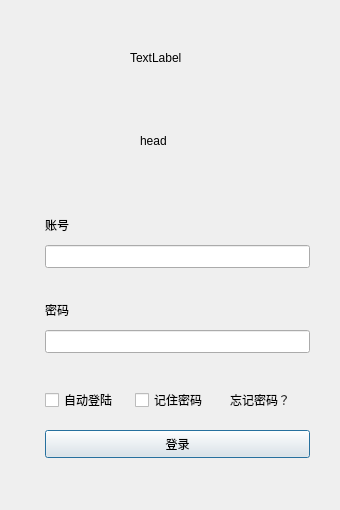
<?xml version="1.0" encoding="UTF-8"?>
<ui version="4.0">
 <class>LoginForm</class>
 <widget class="QDialog" name="LoginForm">
  <property name="geometry">
   <rect>
    <x>0</x>
    <y>0</y>
    <width>340</width>
    <height>510</height>
   </rect>
  </property>
  <property name="windowTitle">
   <string>Dialog</string>
  </property>
  <widget class="QLabel" name="head">
   <property name="geometry">
    <rect>
     <x>140</x>
     <y>105</y>
     <width>72</width>
     <height>72</height>
    </rect>
   </property>
   <property name="sizePolicy">
    <sizepolicy hsizetype="Preferred" vsizetype="Preferred">
     <horstretch>32</horstretch>
     <verstretch>32</verstretch>
    </sizepolicy>
   </property>
   <property name="text">
    <string>head</string>
   </property>
  </widget>
  <widget class="QLabel" name="nameLb">
   <property name="geometry">
    <rect>
     <x>45</x>
     <y>215</y>
     <width>40</width>
     <height>20</height>
    </rect>
   </property>
   <property name="text">
    <string>账号</string>
   </property>
  </widget>
  <widget class="QLabel" name="passwdLb">
   <property name="geometry">
    <rect>
     <x>45</x>
     <y>300</y>
     <width>40</width>
     <height>20</height>
    </rect>
   </property>
   <property name="text">
    <string>密码</string>
   </property>
  </widget>
  <widget class="QLabel" name="forget">
   <property name="geometry">
    <rect>
     <x>230</x>
     <y>390</y>
     <width>90</width>
     <height>20</height>
    </rect>
   </property>
   <property name="text">
    <string>忘记密码？</string>
   </property>
  </widget>
  <widget class="QPushButton" name="pushButton">
   <property name="geometry">
    <rect>
     <x>45</x>
     <y>430</y>
     <width>265</width>
     <height>28</height>
    </rect>
   </property>
   <property name="text">
    <string>登录</string>
   </property>
  </widget>
  <widget class="QCheckBox" name="autoLoginCheck">
   <property name="geometry">
    <rect>
     <x>45</x>
     <y>390</y>
     <width>85</width>
     <height>20</height>
    </rect>
   </property>
   <property name="text">
    <string>自动登陆</string>
   </property>
  </widget>
  <widget class="QCheckBox" name="remberPwd">
   <property name="geometry">
    <rect>
     <x>135</x>
     <y>390</y>
     <width>85</width>
     <height>20</height>
    </rect>
   </property>
   <property name="text">
    <string>记住密码</string>
   </property>
  </widget>
  <widget class="QLineEdit" name="lineEdit">
   <property name="geometry">
    <rect>
     <x>45</x>
     <y>245</y>
     <width>265</width>
     <height>23</height>
    </rect>
   </property>
  </widget>
  <widget class="QLineEdit" name="lineEdit_2">
   <property name="geometry">
    <rect>
     <x>45</x>
     <y>330</y>
     <width>265</width>
     <height>23</height>
    </rect>
   </property>
  </widget>
  <widget class="QLabel" name="Logo">
   <property name="geometry">
    <rect>
     <x>130</x>
     <y>50</y>
     <width>54</width>
     <height>16</height>
    </rect>
   </property>
   <property name="text">
    <string>TextLabel</string>
   </property>
  </widget>
 </widget>
 <resources/>
 <connections/>
</ui>
